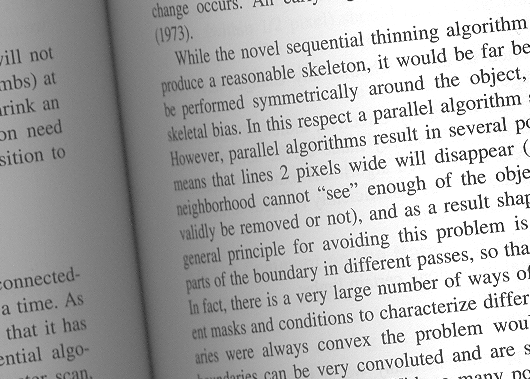
#> input picture NTOU/2019/June/Computer Vision/Introduction/test_data/table_small2.png, 530 x 379 px
$ jupyter execute '二值化.ipynb'
#> lines starting #> are read from the running program, lines starting #| are printed output that depends on the picture; after the words box and inside, x2 and y2 are one past the last pixel; in counts of white or black regions, pixels touching at a corner belong together
## Chapter 4. Thresholding Techniques
顯示影像灰階直方圖。

[cell 1]
import cv2
import numpy as np
import matplotlib.pyplot as plt
import matplotlib.colors as clr

image = cv2.imread('./test_data/table_small2.png')
#> image is the input picture: shape (379, 530, 3); min 11, max 255, mean 176.2

gray = cv2.cvtColor(image,cv2.COLOR_BGR2GRAY)

plt.figure(figsize=(20,5))
plt.subplot(1,4,1)
plt.imshow(gray,norm=clr.NoNorm(0,255),cmap='gray') # show the original image
plt.axis('off')

plt.subplot(1,4,2)
hist = cv2.calcHist([gray],[0],None,[256],[0,256]) # openCV's calcHist
#> hist = 256 values, max 38159 at index 255, min 0 at index 0, mean 784.6
plt.plot(np.arange(hist.size),hist)

plt.subplot(1,4,3)
plt.hist(gray.ravel(),256,[0,256]) # matplotlib.pyplot's show histogram

plt.subplot(1,4,4)
hist = np.histogram(gray.ravel(),bins=256,range=[0,256]) # numpy's histogram
plt.plot(np.arange(256),hist[0])

plt.show()
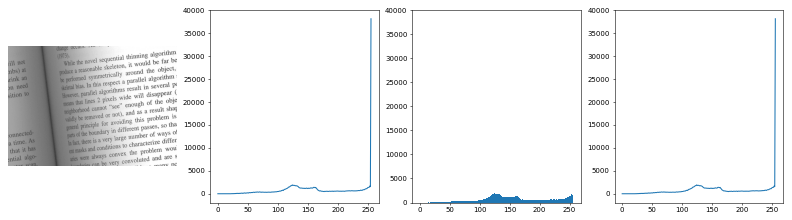
#> figure drawn by matplotlib, 4 panels; panel 2: curve peaks at x = 255, y = 38159; panel 3: tallest bar 38159 high, from x = 255 to 256; panel 4: curve peaks at x = 255, y = 38159

### Binary thresholding by a fixed threshold value

[cell 2]
plt.figure(figsize=(10,5))
thr, result = cv2.threshold(gray,150,255,cv2.THRESH_BINARY) # the threshold value is 150
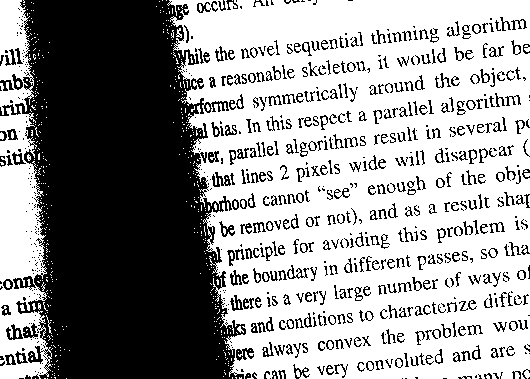
#> result: shape (379, 530); 58.9% white; 758 black regions (325 under 20 px), largest, box (x1, y1, x2, y2) and area: (0, 0, 246, 379) 64619, (212, 172, 231, 187) 141, (236, 348, 254, 361) 133
plt.subplot(1,2,1)
plt.imshow(result,norm=clr.NoNorm(0,255),cmap='gray')
plt.axis('off')

plt.subplot(1,2,2)
plt.plot(np.arange(hist[0].size),hist[0])
plt.arrow(thr, hist[0][int(thr)]+np.max(hist[0])/10, 0, -np.max(hist[0])*3/40, head_width=10, head_length=np.max(hist[0])/40, fc='k', ec='k')
plt.show()
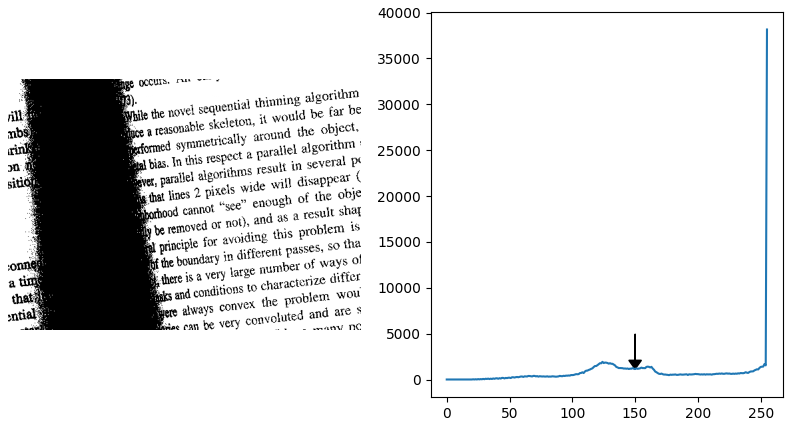
#> figure drawn by matplotlib, 2 panels; panel 2: curve peaks at x = 255, y = 38159

### Automatic binary thresholding by Otsu's method

[cell 3]
plt.figure(figsize=(10,5))
thr, result = cv2.threshold(gray,140,255,cv2.THRESH_BINARY|cv2.THRESH_OTSU)
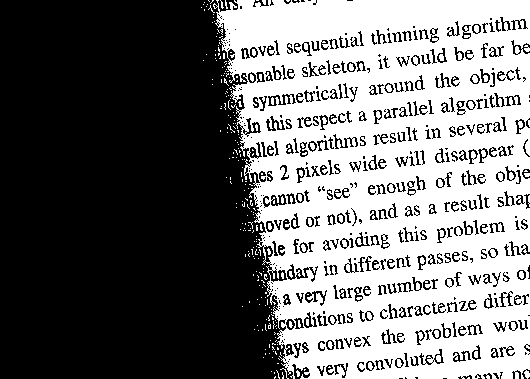
#> result: shape (379, 530); 44.5% white; 284 white regions (254 under 20 px), largest, box (x1, y1, x2, y2) and area: (213, 0, 530, 379) 87741, (386, 84, 392, 92) 34, (519, 271, 524, 279) 33
#> thr = 182
print('threshold value:{}'.format(thr))
#| threshold value:182.0
plt.subplot(1,2,1)
plt.imshow(result,norm=clr.NoNorm(0,255),cmap='gray')
plt.axis('off')

plt.subplot(1,2,2)
plt.plot(np.arange(hist[0].size),hist[0])
plt.arrow(thr, hist[0][int(thr)]+np.max(hist[0])/10, 0, -np.max(hist[0])*3/40, head_width=10, head_length=np.max(hist[0])/40, fc='k', ec='k')
plt.show()
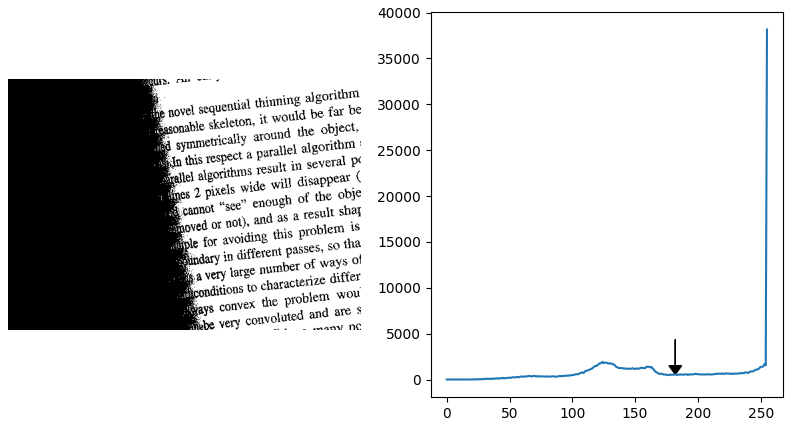
#> figure drawn by matplotlib, 2 panels; panel 2: curve peaks at x = 255, y = 38159

### Automatic binary thresholding by the triangle algorithm

[cell 4]
plt.figure(figsize=(10,5))
thr, result = cv2.threshold(gray,140,255,cv2.THRESH_BINARY|cv2.THRESH_TRIANGLE)
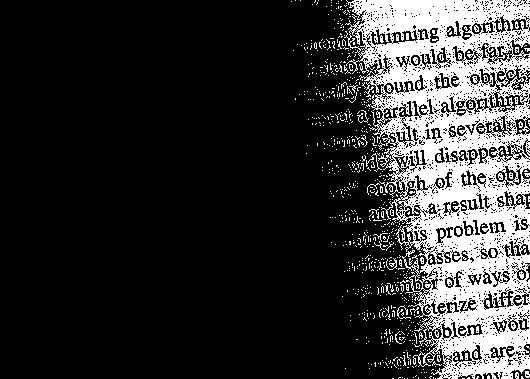
#> result: shape (379, 530); 19.8% white; 805 white regions (761 under 20 px), largest, box (x1, y1, x2, y2) and area: (344, 0, 530, 379) 36116, (397, 305, 411, 319) 53, (386, 258, 397, 270) 47
#> thr = 253
print('threshold value:{}'.format(thr))
#| threshold value:253.0
plt.subplot(1,2,1)
plt.imshow(result,norm=clr.NoNorm(0,255),cmap='gray')
plt.axis('off')

plt.subplot(1,2,2)
plt.plot(np.arange(hist[0].size),hist[0])
plt.arrow(thr, hist[0][int(thr)]+np.max(hist[0])/10, 0, -np.max(hist[0])*3/40, head_width=10, head_length=np.max(hist[0])/40, fc='k', ec='k')
plt.show()
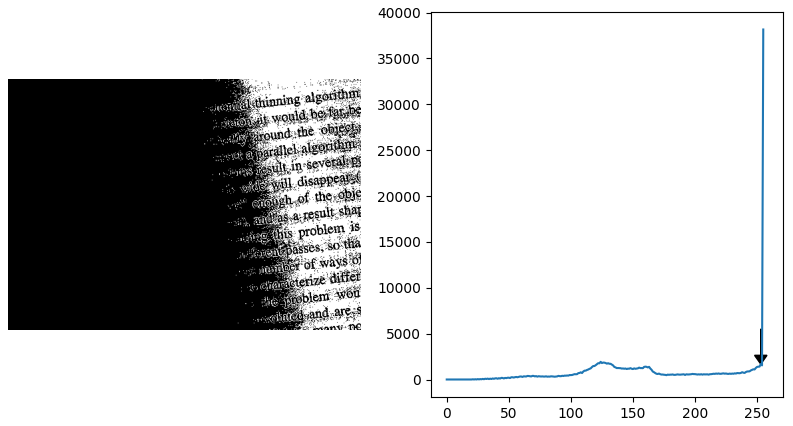
#> figure drawn by matplotlib, 2 panels; panel 2: curve peaks at x = 255, y = 38159

### Adaptive thresholding

[cell 5]
plt.figure(figsize=(10,5))
plt.subplot(1,2,1)
result = cv2.adaptiveThreshold(gray, 255, cv2.ADAPTIVE_THRESH_MEAN_C, cv2.THRESH_BINARY, 15, 10)
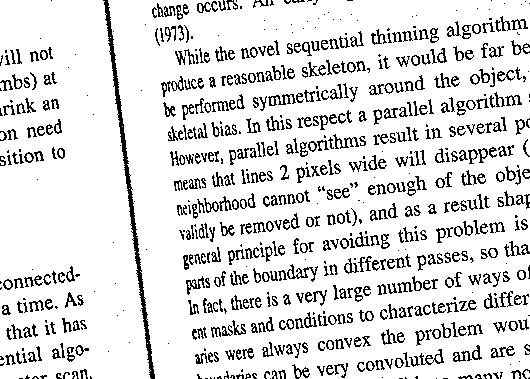
#> result: shape (379, 530); 86.6% white; black in thin lines or dots
plt.imshow(result,norm=clr.NoNorm(0,255),cmap='gray')
plt.axis('off')

plt.subplot(1,2,2)
result = cv2.adaptiveThreshold(gray, 255, cv2.ADAPTIVE_THRESH_MEAN_C, cv2.THRESH_BINARY, 15, -10)
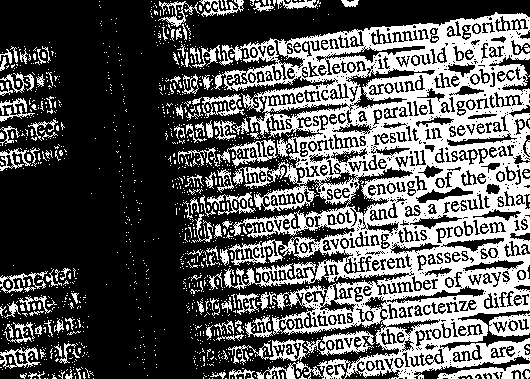
#> result: shape (379, 530); 36.4% white; 1371 white regions (1178 under 20 px), largest, box (x1, y1, x2, y2) and area: (214, 12, 530, 379) 55478, (228, 331, 375, 365) 1365, (437, 363, 530, 379) 671
plt.imshow(result,norm=clr.NoNorm(0,255),cmap='gray')
plt.axis('off')

plt.show()
